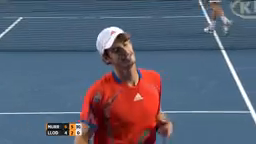
#> input picture frame 389 of TA1/assets/tenis.mp4, 256 x 144 px, given in place of tenis2.mp4, which was not available
$ jupyter execute --allow-errors ta1.ipynb   (text cells are left out)
#> lines starting #> are read from the running program, lines starting #| are printed output that depends on the picture; after the words box and inside, x2 and y2 are one past the last pixel; in counts of white or black regions, pixels touching at a corner belong together; pictures that were not available may be replaced by others from this repository, and a replacement may not be noted
[cell 1]
from __future__ import print_function
from ipywidgets import interact, interactive, fixed, interact_manual
import ipywidgets as widgets
import time

import cv2 as cv
from matplotlib import pyplot as plt
import numpy as np

[cell 2]
def filterImage (img, k):
    result = cv.GaussianBlur(img, (k,k), 0)
    return result

[cell 3]
def borderDetectionImage (img, k):
    sobel_x = cv.Sobel(img, cv.CV_8UC1, dx=1, dy=0, ksize=k)
    sobel_y = cv.Sobel(img, cv.CV_8UC1, dx=0, dy=1, ksize=k)

    return sobel_x + sobel_y

[cell 4]
def cornerDetectionImage (img, blockSize, ksize, k):
    dst = cv.cornerHarris(img,blockSize,ksize,k)
    dst = cv.dilate(dst,None)

    return dst

[cell 5]
def threshold(img, threshLevel, threshBlockSize):
    result = cv.adaptiveThreshold(img, 255,cv.ADAPTIVE_THRESH_GAUSSIAN_C, cv.THRESH_BINARY, threshBlockSize, threshLevel)
    return result

[cell 6]
def processFrame (frame, gaussianFilterSize, sobelKSize, threshLevel, threshBlockSize, blockSize, harrisK, imageMode):
    # Converte frame para tons de cinza
    gray = cv.cvtColor(frame, cv.COLOR_BGR2GRAY)

    # Filtros
    filtered = filterImage(gray, gaussianFilterSize)

    # Passa pela detecção de bordas
    borderDetection = borderDetectionImage(filtered, sobelKSize)

    # Filtra com um threshold
    resultThreshold = threshold(borderDetection, threshLevel, threshBlockSize)

    # Detecção de cantos
    result = cv.cvtColor(resultThreshold, cv.COLOR_GRAY2BGR)
    cornerDetection = cornerDetectionImage(resultThreshold, blockSize, sobelKSize, harrisK)

    # Adiciona resultado da detecção de cantos na imagem
    result[cornerDetection>0.01*cornerDetection.max()]=[0,0,255]

    # Exibe na saida saida
    if(imageMode):
        # Salva arquivos
        cv.imwrite("./output/gray.jpg", gray)
        cv.imwrite("./output/gaussian.jpg", filtered)
        cv.imwrite("./output/threshold.jpg", resultThreshold)
        cv.imwrite("./output/resultado.jpg", result)
        cv.imwrite("./output/sobel.jpg", borderDetection)

        # Exibe imagem
        plt.imshow(result)
        plt.title('Saida')
        plt.show()
    else:
        imgOutput = np.concatenate((frame, result), axis=1)
        scale_percent = 50
        width = int(imgOutput.shape[1] * scale_percent / 100)
        height = int(imgOutput.shape[0] * scale_percent / 100)
        dim = (width, height)
        resized = cv.resize(imgOutput, dim, interpolation = cv.INTER_AREA)
        out.write(resized)
        cv.imshow('VisaoComputacional', imgOutput)

[cell 7]
VIDEO = cv.VideoCapture("./assets/tenis2.mp4")
ret, VIDEO_SAMPLE = VIDEO.read()
#> VIDEO_SAMPLE is the input picture: shape (144, 256, 3); mean B, G, R 114, 96.3, 92.3
#> the sliders are set to frame = <module 'ipywidgets.fixed_' fr, gaussianFilterSize = 9, sobelKSize = 3, threshLevel = 4, threshBlockSize = 9, blockSize = 10, harrisK = 0.23, imageMode = <module 'ipywidgets.fixed_' fr
frame_rate = 30

frame_width = int(VIDEO.get(3))
frame_height = int(VIDEO.get(4)/2)
out = cv.VideoWriter('./output/out.avi',cv.VideoWriter_fourcc('M','J','P','G'), frame_rate, (frame_width,frame_height))

# Valores default
gaussianFilterSize = 9
sobelKSize = 3
threshBlockSize = 9
threshLevel = 4
blockSize = 10
harrisK = 0.23

#> (a cell that did not finish here is left out)


[cell 9]
# Cria tela
cv.namedWindow('VisaoComputacional', cv.WINDOW_NORMAL)
cv.resizeWindow('VisaoComputacional', 800,600)

while (VIDEO.isOpened()):
    start_time = time.time()
    ret, frame = VIDEO.read()
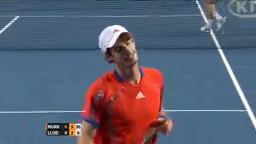
#> input picture frame 390 of TA1/assets/tenis.mp4, 256 x 144 px, given in place of tenis2.mp4, which was not available
#> frame is the input picture: shape (144, 256, 3); mean B, G, R 114.3, 96.7, 93
    if not ret:
        print("Saindo...")
        break

    # Chama função para processar frame
    processFrame(frame, gaussianFilterSize, sobelKSize, threshLevel, threshBlockSize, blockSize, harrisK, False)
#> call 2 of processFrame, with gaussianFilterSize = 9, sobelKSize = 3, threshLevel = 4, threshBlockSize = 9, blockSize = 10, harrisK = 0.23, imageMode = False
#> in processFrame (call 2), `gray = cv.cvtColor(frame, cv.COLOR_BGR2GRAY)`:
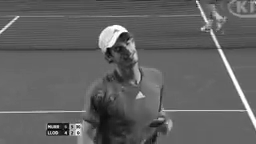
#> gray: shape (144, 256); min 0, max 255, mean 97.6
#> in borderDetectionImage, `sobel_x = cv.Sobel(img, cv.CV_8UC1, dx=1, dy=0, ksize=k)`:
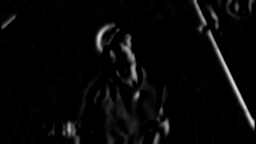
#> sobel_x: shape (144, 256); min 0, max 228, mean 7.4
#> in borderDetectionImage, `sobel_y = cv.Sobel(img, cv.CV_8UC1, dx=0, dy=1, ksize=k)`:
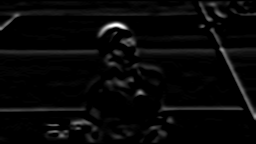
#> sobel_y: shape (144, 256); min 0, max 255, mean 8
#> in borderDetectionImage, `return sobel_x + sobel_y`:
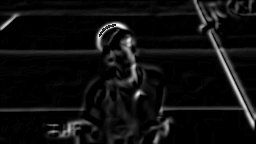
#> returned value: shape (144, 256); min 0, max 255, mean 15
#> in threshold, `result = cv.adaptiveThreshold(img, 255,cv.ADAPTIVE_THRESH_GAUSSIAN_C, ..`:
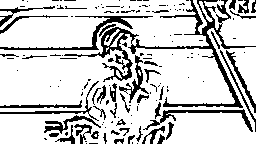
#> result: shape (144, 256); 80.3% white; 148 black regions (101 under 20 px), largest, box (x1, y1, x2, y2) and area: (64, 0, 256, 108) 2327, (0, 16, 153, 50) 599, (143, 109, 253, 132) 442
#> in cornerDetectionImage, `dst = cv.dilate(dst,None)`:
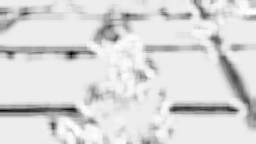
#> dst: shape (144, 256) float32; min -0.106, max 0.00805, mean -0.00844; drawn with min black and max white
#> in processFrame (call 2), `result[cornerDetection>0.01*cornerDetection.max()]=[0,0,255]`:
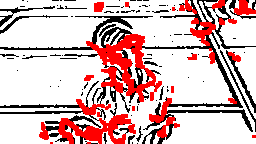
#> result: shape (144, 256, 3); mean B, G, R 182.4, 182.4, 215.6
#> in processFrame (call 2), `imgOutput = np.concatenate((frame, result), axis=1)`:
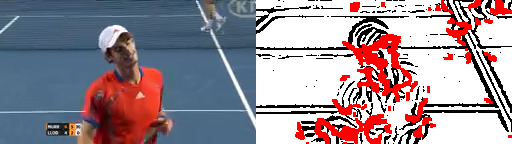
#> imgOutput: shape (144, 512, 3); mean B, G, R 148.3, 139.5, 154.3
#> in processFrame (call 2), `resized = cv.resize(imgOutput, dim, interpolation = cv.INTER_AREA)`:
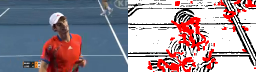
#> resized: shape (72, 256, 3); mean B, G, R 148.4, 139.6, 154.4
    if cv.waitKey(1) == ord('q'):
#> (key q is pressed here)
        break

    time_elapsed = time.time() - start_time
    time_to_wait = 1./frame_rate - time_elapsed
    if time_to_wait > 0:
        time.sleep(time_to_wait)


VIDEO.release()
cv.destroyAllWindows()

$ run again, starting later in the video
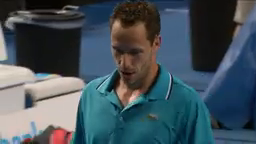
#> input picture frame 1750 of TA1/assets/tenis.mp4, 256 x 144 px, given in place of tenis2.mp4, which was not available
#> VIDEO_SAMPLE is the input picture: shape (144, 256, 3); mean B, G, R 91, 82.4, 67.9
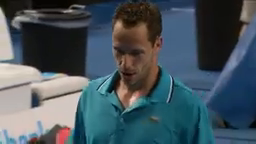
#> input picture frame 1751 of TA1/assets/tenis.mp4, 256 x 144 px, given in place of tenis2.mp4, which was not available
#> frame is the input picture: shape (144, 256, 3); mean B, G, R 93.3, 84.9, 70.6
#> in processFrame (call 2), `resized = cv.resize(imgOutput, dim, interpolation = cv.INTER_AREA)`:
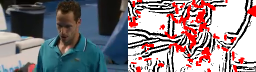
#> resized: shape (72, 256, 3); mean B, G, R 129.3, 125.1, 136.3

$ run again, starting later in the video
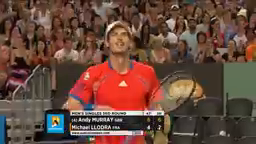
#> input picture frame 3112 of TA1/assets/tenis.mp4, 256 x 144 px, given in place of tenis2.mp4, which was not available
#> VIDEO_SAMPLE is the input picture: shape (144, 256, 3); mean B, G, R 60.4, 72.8, 105.1
#> in processFrame (call 2), `resized = cv.resize(imgOutput, dim, interpolation = cv.INTER_AREA)`:
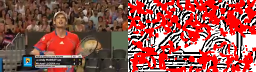
#> resized: shape (72, 256, 3); mean B, G, R 74.2, 80.3, 150.8
